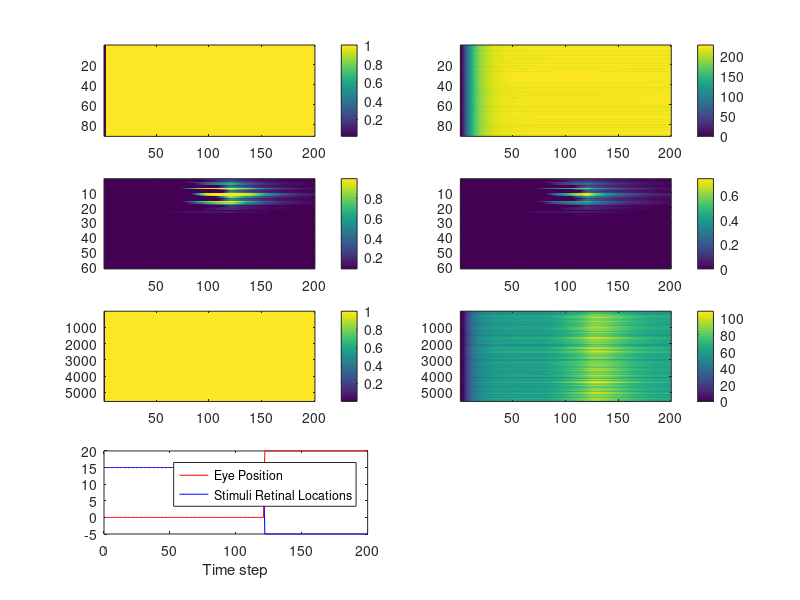

MATLAB code to generate this figure:

%
%  Remapping.m
%  Remapping
%
%  Created by Bedeho Mender on 11/05/13.
%  Copyright 2013 OFTNAI. All rights reserved.
%

function Remapping()

    % Dynamical quantities
    Duration = 2; % (s)
    dt = 0.010; % (s)
    numTimeSteps = ceil(Duration/dt);

    % Random seed
    rng(77);

    %% Stimuli
    
    % Visual
    headCenteredTargetLocations = [15]; % (deg)
    maxNumberOfVisibleTargets = length(headCenteredTargetLocations);
    
    targetOffIntervals{1} = []%[0.6 2];%[0.5 0.9;]; % (s) [start_OFF end_OFF; start_OFF end_OFF] <==== Make dt multiples
    targetOffIntervals{2} = [];%[0.1 0.2;];
    
    assert(length(targetOffIntervals) >= maxNumberOfVisibleTargets, 'On off history not provided for all targets.');
    
    % Saccadic
    initialEyePosition = 0; % (deg), init = 13 deg
    saccadeSpeed = 300; % (deg/s)
    saccadeTimes = [1.2]; % (s) % <==== Make dt multiples, ALLOW FOR SUFFIEIENCT INTERSACCADE TIME TO COMPLETE SACCADES!
    saccadeTargets = [20]; % (deg)
    numSaccades = length(saccadeTimes);
    
    assert(length(saccadeTimes) >= length(saccadeTargets), 'Number of saccade times and targets must match.');

    % Allocate space for traces
    % Index i => Time (i-1)*dt
    eyePositionTrace = zeros(1, numTimeSteps);
    eyePositionTrace(1) = initialEyePosition;

    % Generate eye position trace
    numCompletedSaccades = 0;
    for t=2:numTimeSteps,
        
        presentTime = stepToTime(t);
        
        % Have we completed all saccades beginning before time timestep t?
        if numCompletedSaccades == numSaccades || presentTime <= saccadeTimes(numCompletedSaccades+1),

            % yes, so lets just continue fixating
            eyePositionTrace(t) = eyePositionTrace(t-1);

        else
            % no, there was a not completed saccade beginning before
            % timestep t
            
            % was this the first step across this saccade onset time?
            previousTimeSteptime = stepToTime(t-1);
            timeOffset = abs(previousTimeSteptime - saccadeTimes(numCompletedSaccades+1));
            
            if(timeOffset < dt),
                
                % yes it was, so mini saccade starting
                % point needs to correct for delay between prior time step
                % and saccade onset event to find saccade start position
                
                reduceSaccadeTimeInPresentTimeStepWith = timeOffset;
            else
                
                % no, we passed at some previous time, so mini saccade starting
                % point is just last eye position
                
                reduceSaccadeTimeInPresentTimeStepWith = 0;
            end
            
            % Will one more stime step saccading from
            % miniSaccadeStartPosition take us past saccade target?
            
            saccadeOffset = eyePositionTrace(t-1) - saccadeTargets(numCompletedSaccades+1);
            timeStepSaccadeMagnitude = (dt - reduceSaccadeTimeInPresentTimeStepWith)*saccadeSpeed;
            
            if (timeStepSaccadeMagnitude > saccadeOffset),
                
                % yes, so lets not do the whole thing
                eyePositionTrace(t) = saccadeTargets(numCompletedSaccades+1);
                
                % and lets saccade as completed
                numCompletedSaccades = numCompletedSaccades + 1;
                
            else
                
                % no, then lets do the full thing and keep going.
                eyePositionTrace(t) = eyePositionTrace(t-1) + -1*sign(saccadeOffset)*saccadeSpeed*dt;
                
            end
            
        end
        
    end

    % Generate retinal target location trace
    retinalTargetTraces = zeros(maxNumberOfVisibleTargets, numTimeSteps);
    for h=1:maxNumberOfVisibleTargets,
        
        % Make trace: r = h - e
        retinalTargetTraces(h, :) = headCenteredTargetLocations(h) - eyePositionTrace;
        
        % Cancel out parts where target is not present
        offIntervals = targetOffIntervals{h};
        [numIntervals x] = size(offIntervals);
        for i=1:numIntervals,
            
            % Get interval
            interval = offIntervals(i,:);
            
            % Translate from time to timesteps
            timeStepInterval = timeToTimeStep(interval);
            
            % Cancel out, i.e. not visible
            retinalTargetTraces(h, timeStepInterval(1):timeStepInterval(2)) = nan;
        end
    end
    
    function r = stepToTime(i)
        r = (i-1)*dt;
    end
    
    function i = timeToTimeStep(t)
        i = floor(t/dt) + 1;
    end

    %% Dynamics
    
    % LIP: Retina
    R_eccentricity = 45;
    R_preferences = -R_eccentricity:1:R_eccentricity;
    R_N = length(R_preferences);
    
    R_tau = 0.100; % (s)
    C_to_R_psi = 0.08; % 0.15
    R_w_INHB = 0; %0.7
    
    V_tau = 0.400; % (s)
    V_psi = 4;
    V_sigma = 5; % (deg) receptive field size
    V = zeros(1,R_N);
    
    C_to_R_alpha = 0.1; % learning rate
    
    R_slope = 1;
    R_threshold = 2.0;
    
    R_activation = zeros(1,R_N);
    R_firingrate = zeros(1,R_N);
    R_history = zeros(R_N,numTimeSteps);
    R_history2 = zeros(R_N,numTimeSteps);
    
    % FEF: Saccade Plan
    S_eccentricity = 30;
    S_preferences = -S_eccentricity:1:S_eccentricity;
    S_N = length(S_preferences);
    S_delay_sigma = 0.4; % (s)
    S_presaccadicOffset = S_delay_sigma*randn(1,S_N);
    S_presaccadicOffset(S_presaccadicOffset < 0) = -S_presaccadicOffset(S_presaccadicOffset < 0);
    
    S_tau = 0.300; % (s)
    S_psi = 1;
    S_sigma = V_sigma; % (deg) receptive field size
    
    S_slope = 6;
    S_threshold = 0.2;
    
    S_activation = zeros(1,S_N);
    S_firingrate = zeros(1,S_N);
    S_history = zeros(S_N,numTimeSteps);
    S_history2 = zeros(S_N,numTimeSteps);
    
    % SC?: Comb
    C_N = S_N*R_N;
    C_tau = 0.100; % (s)
    R_to_C_psi = 1.0; % 4
    S_to_C_psi = 6.2;
    C_w_INHB = 0/C_N;
    
    R_to_C_alpha = 0.1; % learning rate
    S_to_C_alpha = 0.1; % learning rate
    
    C_slope = 50;
    C_threshold = 1.0;
    
    C_activation = zeros(1,C_N);
    C_firingrate = zeros(1,C_N);
    C_history = zeros(C_N,numTimeSteps);
    C_history2 = zeros(C_N,numTimeSteps);
    
    %% Setup Weights
    
    % Random
    C_to_R_weights = rand(R_N,C_N);
    R_to_C_weights = rand(C_N,R_N);
    S_to_C_weights = rand(C_N,S_N);
    
    %{
    % Hardwire
    [X Y Z] = meshgrid(R_preferences, S_preferences, R_preferences);
    
    % C_to_R_weights
    C_to_R_raw = exp(-(((Z - (X-Y))).^2)./(2*V_sigma^2));
    C_to_R_reshaped = reshape(C_to_R_raw,C_N,R_N)';
    C_to_R_norm = 1./sqrt(squeeze(sum(C_to_R_reshaped.^2))); 
    C_to_R_weights = bsxfun(@times,C_to_R_reshaped,C_to_R_norm); % Normalize
    
    % R_to_C_weights
    R_to_C_raw = exp(-((Z - X).^2)./(2*V_sigma^2));
    R_to_C_reshaped = reshape(R_to_C_raw,C_N,R_N);
    R_to_C_norm = 1./sqrt(squeeze(sum(R_to_C_reshaped.^2))); 
    R_to_C_weights = bsxfun(@times,R_to_C_reshaped,R_to_C_norm); % Normalize
    
    % S_to_C_weights
    [X Y Z] = meshgrid(R_preferences, S_preferences, S_preferences);
    
    S_to_C_raw = exp(-((Z - Y).^2))./(2*V_sigma^2);
    S_to_C_reshaped = reshape(S_to_C_raw, C_N,S_N);
    S_to_C_norm = 1./sqrt(squeeze(sum(S_to_C_reshaped.^2))); 
    S_to_C_weights = bsxfun(@times,S_to_C_reshaped,S_to_C_norm); % Normalize
    %}
    
    %% Integrate
    
    % Forward euler: dY = Y + (dt/tau)*(f(Y,t))
    %
    % Computation order respecting dependancy
    % 1. Activation = old (activations, firing rates, weights
    % 2. Weight = old firing rates
    % 3. Firing rate = old activations
    
    % static working variables
    R_preference_comparison_matrix = repmat(R_preferences, maxNumberOfVisibleTargets, 1); % used to compute driving term in V
    
    % meshgrid alternative: even tighter
    %[saccade_times saccade_presaccadicoffset] = meshgrid(saccadeTimes, S_presaccadicOffset);
    %saccade_time_offset = saccade_times - saccade_presaccadicoffset;
    
    saccade_times = repmat(saccadeTimes,S_N,1); % Used to get F
    saccade_time_offset = saccade_times - repmat(S_presaccadicOffset',1,numSaccades); % Used to get F
    saccade_target_offset = exp(-((repmat(S_preferences', 1, numSaccades) - repmat(saccadeTargets, S_N, 1)).^2)./(2*S_sigma^2)); % term multiplied by F
    
    tic
    for t=1:numTimeSteps,
        
        % Turn time step into real time
        time = stepToTime(t);
        
        %% Activation
        
        % R
        R_inhibition = R_w_INHB*sum(R_firingrate);
        C_to_R_excitation = C_to_R_psi*(C_to_R_weights*C_firingrate'); 
        R_activation = R_activation + (dt/R_tau)*(-R_activation + C_to_R_excitation' - R_inhibition + V);
        
        % V
        retinalTargets = retinalTargetTraces(:,t);
        diff = R_preference_comparison_matrix - repmat(retinalTargets,1,R_N);
        diff(isnan(diff)) = inf; % for nan values, make inf, so that exponantiation gives no contribution
        gauss = exp((-(diff).^2)./(2*V_sigma^2));
        
        V_driver = V_psi*sum(gauss,1); % add upp all targets for each neuron to get one driving V value
        V = V + (dt/V_tau)*(-V + V_driver);
        
        % C
        C_inhibition = C_w_INHB*sum(C_firingrate);
        R_to_C_excitation = R_to_C_psi*(R_to_C_weights*R_firingrate');
        S_to_C_excitation = S_to_C_psi*(S_to_C_weights*S_firingrate');
        C_activation = C_activation + (dt/C_tau)*(-C_activation + R_to_C_excitation' + S_to_C_excitation' - C_inhibition);
        
        % S
        F = (saccade_time_offset <= time) & (time <= saccade_times); % check both conditions: y-z <= x <= y
        S_driver = S_psi*sum(bsxfun(@times, F, saccade_target_offset),2); % cannot be done with matrix mult since exponential depends on i
        S_activation = S_activation + (dt/S_tau)*(-S_activation + S_driver'); 
        
        %% Weight Update
        %{
        C_to_R_weights = C_to_R_weights + dt*C_to_R_alpha*(R_firingrate'*C_firingrate);
        S_to_C_weights = S_to_C_weights + dt*S_to_C_alpha*(C_firingrate'*S_firingrate);
        R_to_C_weights = R_to_C_weights + dt*R_to_C_alpha*(C_firingrate'*R_firingrate);
        
        % Normalize
        C_to_R_norm = 1./sqrt(squeeze(sum(C_to_R_weights.^2))); 
        C_to_R_weights = bsxfun(@times,C_to_R_weights,C_to_R_norm);
    
        S_to_C_norm = 1./sqrt(squeeze(sum(S_to_C_weights.^2))); 
        S_to_C_weights = bsxfun(@times,S_to_C_weights,S_to_C_norm); 
        
        R_to_C_norm = 1./sqrt(squeeze(sum(R_to_C_weights.^2))); 
        R_to_C_weights = bsxfun(@times,R_to_C_weights,R_to_C_norm);
        %}
        
        %% Firing rates & Save history
        R_firingrate = 1./(1 + exp(-2*R_slope*(R_activation - R_threshold)));
        S_firingrate = 1./(1 + exp(-2*S_slope*(S_activation - S_threshold)));
        C_firingrate = 1./(1 + exp(-2*C_slope*(C_activation - C_threshold)));
        
        % Save in history
        R_history(:,t) = R_firingrate; % R_firingrate, R_activation
        S_history(:,t) = S_firingrate;
        C_history(:,t) = C_firingrate; %C_firingrate; C_activation
        
        R_history2(:,t) = R_activation; % R_firingrate, R_activation
        S_history2(:,t) = S_activation;
        C_history2(:,t) = C_activation;
        
    end
    
    toc
    
    % Plot
    figure('Position', [100, 100, 1049, 895]);

    subplot(4,2,1);
    imagesc(flipud(R_history));
    colorbar
    
    subplot(4,2,2);
    imagesc(flipud(R_history2));
    colorbar
    
    subplot(4,2,3);
    imagesc(flipud(S_history));
    colorbar
    
    subplot(4,2,4);
    imagesc(flipud(S_history2));
    colorbar
    
    subplot(4,2,5);
    imagesc(flipud(C_history));
    colorbar
    
    subplot(4,2,6);
    imagesc(flipud(C_history2));
    colorbar
    
    subplot(4,2,7);
    plot(eyePositionTrace, 'r');
    hold on;
    plot(retinalTargetTraces' , 'b');
    xlabel('Time step');
    legend({'Eye Position','Stimuli Retinal Locations'})
    %ylim(min(min(eyePositionTrace),min(min(retinalTargetTraces)) max(max(eyePositionTrace),max(max(retinalTargetTraces)))]);
end